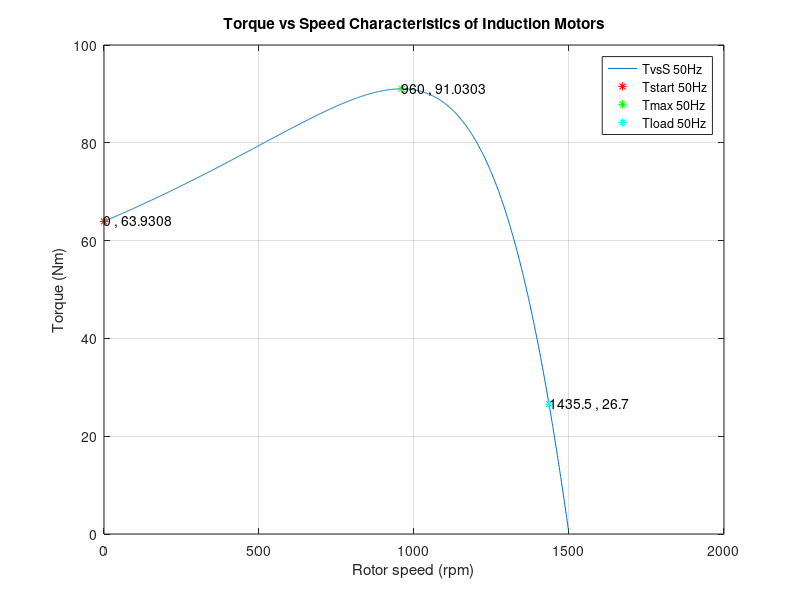

Here is the MATLAB script that generated this plot:
%%Motor Parameters
PRated = 4000 ; %W
nRated = 1430 ; %rpm

VRated = 230 ; % l-l Volt

fRated = 50 ; % Hz

s = 1:-0.001:0;
Rs = 1.405 ; % Stator resistance ohm
Ls = 5.839e-3 ; %Stator Inductance Henry
Xs = Ls*2*pi*fRated ; 

Rr = 1.395 ; % Rotor resistance ohm
Lr = 5.839e-3 ; % Rotor inductance Henry
Xr = Lr*2*pi*fRated;

Lm = 0.1722 ; % Magnetization Inductance Henry
Xm = Lm*2*pi*fRated;

Jtotal = 0.04 ;% Total inertia Load + Motor kgm^2
p = 4 ; %Pole number
Tload = 26.7 ;% Rated Torque Nm

Zth = (-Xm*Xs+1i*Rs*Xm)/(Rs+1i*(Xs+Xm));  % Real part of the Zth
Rth = real(Zth);
Xth = imag(Zth);

Vth = 1i*Xm*VRated/(Rs+1i*(Xs+Xm)) ;

ws = 2*pi*fRated/(p/2);%Synchronous Speed rad/sec

ns = 30*ws/pi;

nr = (1-s).*ns;

Te = 3*(real(Vth))^2*Rr./(((Rth+Rr./s).^2+(Xth+Xr)^2).*s.*ws);

%Starting Torque

% Starting Torque when slip is equal to 1
TStart = 3*(real(Vth))^2*Rr./(((Rth+Rr).^2+(Xth+Xr)^2)*ws);

TStartIndex = find(Te==TStart);
nrStartIndex = find(nr==ns*(1-1)); 

strStart = [num2str(nr(nrStartIndex)),' , ' ,num2str(TStart) ];
% As you know ,it has to be zero. 
%However ,to plot it on the graph i have to find the index
%%

%Maximum Torque

%Maximum torque is obtained when airgap power is maximum
%Also, when R2/s power is equal to rest of the circuit power
sMax = Rr/sqrt(Rth^2+(Xth+Xr)^2); % To label on the plot
TMax = 3 *(real(Vth)^2)/(2*ws*(Rth+sqrt(Rth^2+(Xth+Xr)^2)));

temp = abs(Te-TMax);
[~,idx] = min(temp);

TMaxIndex = idx;%find(Te==TMax);
nrMaxIndex = idx;%find(nr==ns*(1-sMax));
strMax = [num2str(nr(nrMaxIndex)),' , ' ,num2str(TMax) ];
%%
temp = abs(Te-Tload);
[~,idx]= min(temp);

TLoadIndex = idx;
nrLoadIndex = idx;

strLoad = [num2str(nr(nrLoadIndex)),' , ' ,num2str(Tload) ];


%%

%% Constant V/f Drive(Constant Flux)
% 40 Hz case
constant = 50/40;
f2Rated = fRated/constant;

ws2 = 2*pi*f2Rated/(p/2);
ns2 = 30*ws2/pi;
nr2 = (1-s).*ns2;

Xs2 = Ls*2*pi*f2Rated ; 
Xr2 = Lr*2*pi*f2Rated;
Xm2 = Lm*2*pi*f2Rated;

Zth2 = (-Xm2*Xs2+1i*Rs*Xm2)/(Rs+1i*(Xs2+Xm2));
Rth2 = real(Zth2);
Xth2 = imag(Zth2);


%To find how much voltage we have to boost,I used our maximum torque value 
%So I derived needed thevenin voltage for current frequency
Vboost2_1 = sqrt(TMax*(2*ws2*(Rth2+sqrt(Rth2^2+(Xth2+Xr2)^2)))/3);
Vboost2_2 = Vboost2_1*(Rs+1i*(Xs2+Xm2))/(1i*Xm2)-VRated/constant;

V2Rated = VRated/constant+Vboost2_2;

Vth2 = 1i*Xm2*V2Rated/(Rs+1i*(Xs2+Xm2)) ;

Te2 = 3*(real(Vth2))^2*Rr./(((Rth2+Rr./s).^2+(Xth2+Xr2)^2).*s.*ws2);


% 37.5 Hz case
constant = 50/37.5;
f3Rated = fRated/constant;

ws3 = 2*pi*f3Rated/(p/2);
ns3 = 30*ws3/pi;
nr3 = (1-s).*ns3;

Xs3 = Ls*2*pi*f3Rated ; 
Xr3 = Lr*2*pi*f3Rated;
Xm3 = Lm*2*pi*f3Rated;

Zth3 = (-Xm3*Xs3+1i*Rs*Xm3)/(Rs+1i*(Xs3+Xm3));
Rth3 = real(Zth3);
Xth3 = imag(Zth3);


%To find how much voltage we have to boost,I used our maximum torque value 
%So I derived needed thevenin voltage for current frequency
Vboost3_1 = sqrt(TMax*(2*ws3*(Rth3+sqrt(Rth3^2+(Xth3+Xr3)^2)))/3);
Vboost3_2 = Vboost3_1*(Rs+1i*(Xs3+Xm3))/(1i*Xm3)-VRated/constant;

V3Rated = VRated/constant+Vboost3_2;

Vth3 = 1i*Xm3*V3Rated/(Rs+1i*(Xs3+Xm3)) ;

Te3 = 3*(real(Vth3))^2*Rr./(((Rth3+Rr./s).^2+(Xth3+Xr3)^2).*s.*ws3);

% 25 Hz case
constant = 50/25;
f4Rated = fRated/constant;

ws4 = 2*pi*f4Rated/(p/2);
ns4 = 30*ws4/pi;
nr4 = (1-s).*ns4;

Xs4 = Ls*2*pi*f4Rated ; 
Xr4 = Lr*2*pi*f4Rated;
Xm4 = Lm*2*pi*f4Rated;

Zth4 = (-Xm4*Xs4+1i*Rs*Xm4)/(Rs+1i*(Xs4+Xm4));
Rth4 = real(Zth4);
Xth4 = imag(Zth4);


%To find how much voltage we have to boost,I used our maximum torque value 
%So I derived needed thevenin voltage for current frequency
Vboost4_1 = sqrt(TMax*(2*ws4*(Rth4+sqrt(Rth4^2+(Xth4+Xr4)^2)))/3);
Vboost4_2 = Vboost4_1*(Rs+1i*(Xs4+Xm4))/(1i*Xm4)-VRated/constant;

V4Rated = VRated/constant+Vboost4_2;

Vth4 = 1i*Xm4*V4Rated/(Rs+1i*(Xs4+Xm4)) ;

Te4 = 3*(real(Vth4))^2*Rr./(((Rth4+Rr./s).^2+(Xth4+Xr4)^2).*s.*ws4);

% 25 Hz case
constant = 50/12.5;
f5Rated = fRated/constant;

ws5 = 2*pi*f5Rated/(p/2);
ns5 = 30*ws5/pi;
nr5 = (1-s).*ns5;

Xs5 = Ls*2*pi*f5Rated ; 
Xr5 = Lr*2*pi*f5Rated;
Xm5 = Lm*2*pi*f5Rated;

Zth5 = (-Xm5*Xs5+1i*Rs*Xm5)/(Rs+1i*(Xs5+Xm5));
Rth5 = real(Zth5);
Xth5 = imag(Zth5);


%To find how much voltage we have to boost,I used our maximum torque value 
%So I derived needed thevenin voltage for current frequency
Vboost5_1 = sqrt(TMax*(2*ws5*(Rth5+sqrt(Rth5^2+(Xth5+Xr5)^2)))/3);
Vboost5_2 = Vboost5_1*(Rs+1i*(Xs5+Xm5))/(1i*Xm5)-VRated/constant;

V5Rated = VRated/constant+Vboost5_2;

Vth5 = 1i*Xm5*V5Rated/(Rs+1i*(Xs5+Xm5)) ;

Te5 = 3*(real(Vth5))^2*Rr./(((Rth5+Rr./s).^2+(Xth5+Xr5)^2).*s.*ws5);

%%

%To plot other waveform please swap the comments where is ! symbol

figure
plot(nr,Te);
hold on;
% plot(nr2,Te2); %!
% hold on;       %!
% plot(nr3,Te3); %!
% hold on;       %!
% plot(nr4,Te4); %!
% hold on;       %!
% plot(nr5,Te5); %!
% hold on;       %!
plot(nr(nrStartIndex),Te(TStartIndex),'r*')
hold on;
plot(nr(nrMaxIndex),Te(TMaxIndex),'g*')
hold on;
plot(nr(nrLoadIndex),Te(TLoadIndex),'c*')
hold on; 

text(nr(nrStartIndex),Te(TStartIndex),strStart,'HorizontalAlignment','left');
text(nr(nrMaxIndex),Te(TMaxIndex),strMax,'HorizontalAlignment','left');
text(nr(nrLoadIndex),Te(TLoadIndex),strLoad,'HorizontalAlignment','left');

legend('TvsS 50Hz','Tstart 50Hz' , 'Tmax 50Hz','Tload 50Hz')
%legend('TvsS 50Hz','TvsS 40Hz','TvsS 37.5Hz','TvsS 25Hz','TvsS 12.5Hz', 'Tstart 50Hz' , 'Tmax 50Hz','Tload 50Hz') %!
title('Torque vs Speed Characteristics of Induction Motors')
%title('Torque vs Speed Characteristics of Induction Motors for Constant Flux Operation') %!
xlabel('Rotor speed (rpm)')
ylabel('Torque (Nm)')
grid on;